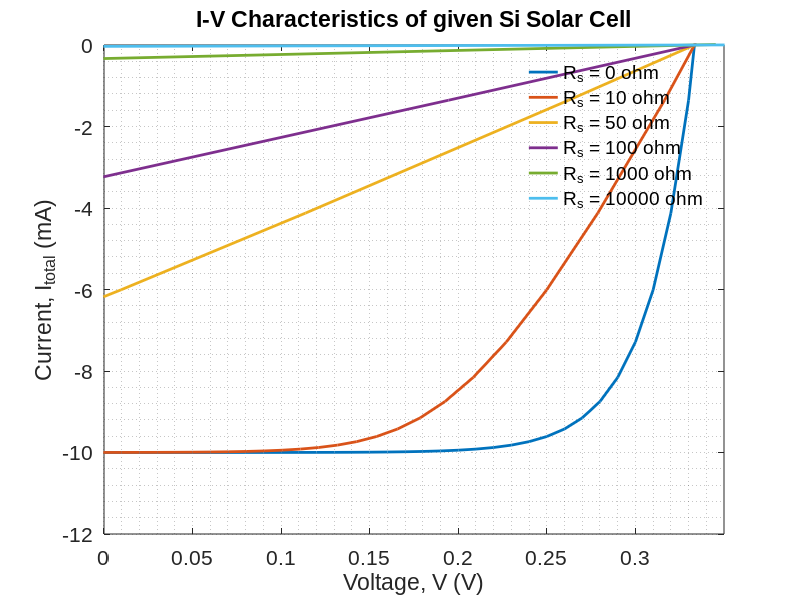
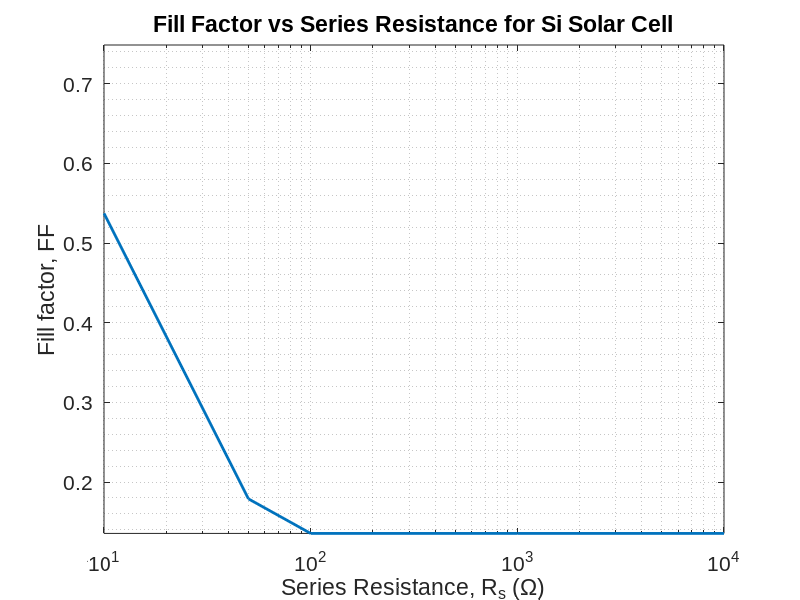

Write MATLAB code to recreate these figures, in order.
clc;
close all;
clear;

set(0, 'DefaultAxesFontName', 'Arial');
set(0, 'DefaultAxesFontSize', 15);
%% initial

e   = 1.6e-19;
T   = 300;                  % K
Io  = 25e-9;                % A
kb  = 1.38e-23;
kbT = kb*T;                 % J
K   = 10e-3/500;
Irr = 500;                  % W/m^2
n   = 1;
V   = 0:0.01:0.4;           % voltage
area= 1e-2*1e-2;            % 1cm X 1cm
Iph = K*Irr;

%% 

Rs = [0 10 50 100 1000 10000];
% Rs = logspace(-3,3,100);

% Rs = 1;
Rp = inf;

V_oc = zeros(1,length(Rs));
V_m = zeros(1,length(Rs));
I_m = zeros(1,length(Rs));
I_sc = zeros(1,length(Rs));
P_max = zeros(1,length(Rs));
FF = zeros(1,length(Rs));

I_total = zeros(length(Rs),length(V));
P_total = zeros(length(Rs),length(V));

for i = 1:length(Rs)
    V   = 0:0.01:0.4; 
    
    I =  Iph - Io*(exp(e*(V)/(n*kb*T))-1);
    V = V - I*Rs(i);



    %By definition I is negative as it is going out
    I = -I;
    I_total(i,:) = I;

    V_oc(i) = V(find(I<=0,1,'last'));
    I_sc(i) = I(1);


    P_total(i,:) = (-I_total(i,:)).*V;
    P_max(i) = max(P_total(i,:));
    I_m(i)  = I_total(P_total(i,:)==P_max(1,i));
    V_m(i)  = V(P_total(i,:)==P_max(1,i));

%   % I_m*V_m
    FF(i)   = abs(P_max(1,i)/I_sc(1,i)/V_oc(1,i));
    plot(V,I_total(i,:)*1e3,'linewidth',2,'DisplayName',sprintf("R_s = %d ohm", Rs(i)));
    hold on;
end

xlabel('Voltage, V (V)')
ylabel('Current, I_{total} (mA)')
axis tight
grid minor;
title("I-V Characteristics of given Si Solar Cell");
ylim([-12,0]);
xlim([0,0.35]);

legend('Location', 'best');
legend box off;
%% 

figure(2)
semilogx(Rs,FF,'linewidth',2)
% semilogx(Rs,I_sc,'linewidth',2)
% semilogx(Rs,V_oc,'linewidth',2)
% semilogx(Rs,P_max,'linewidth',2)

xlabel('Series Resistance, R_s (\Omega)')
ylabel('Fill factor, FF')
axis tight
grid minor;
title("Fill Factor vs Series Resistance for Si Solar Cell");
